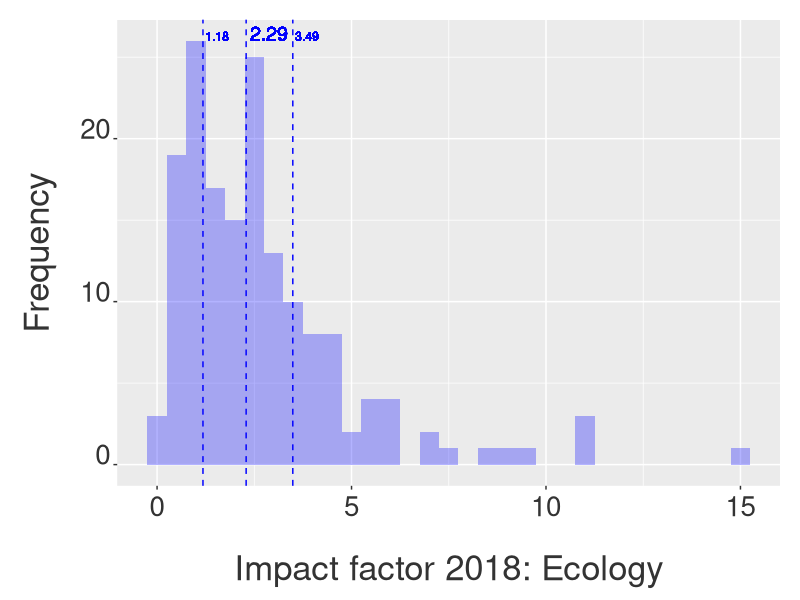
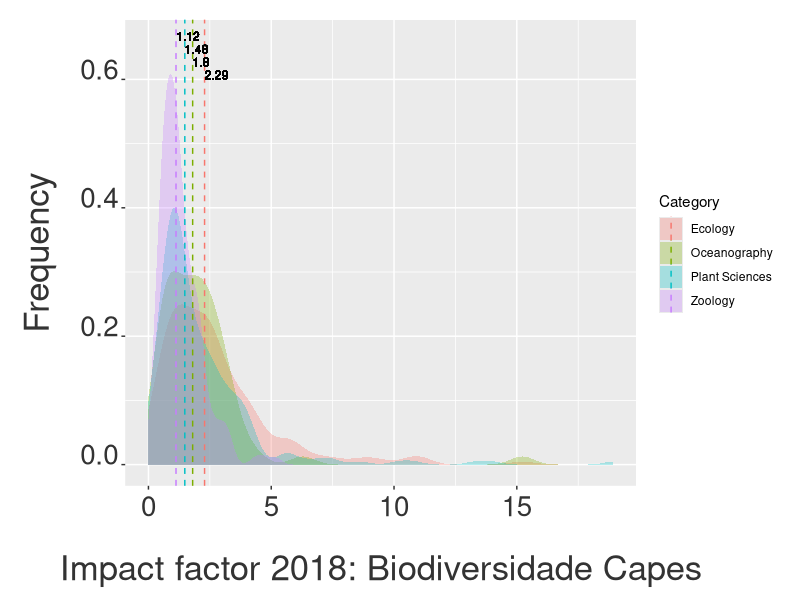

Here is the R script that generated these plots, in order:
#Set the workind directory
setwd(dirname(rstudioapi::getActiveDocumentContext()$path))

#Delete all previous objects
rm(list= ls())

#Load the packages
library("ggplot2")
#library("Hmisc")
#library("pastecs")
library("plyr")
#library("psych")
library("RColorBrewer")
library("reshape2")
library("tidyr")
library("vegan")


###############################################
##### Ecology
###############################################


#Create and inspect object
jcreco = read.delim("ecology.txt", na = "Not Available")
is.na(jcreco)
dim(jcreco)
colnames(jcreco)
head(jcreco)
class(jcreco$Journal.Impact.Factor)

#Summarise
jcreco.med <- summarise(jcreco, IFmedian = median(Journal.Impact.Factor, na.rm = T))
jcreco.med
eco.med = round(jcreco.med[1,1], digits = 2)
str(eco.med)

jcreco.qua1 <- summarise(jcreco, IFqua1 = quantile(Journal.Impact.Factor, na.rm = T))
class(jcreco.qua1)
str(jcreco.qua1)
eco.qua1 = round(jcreco.qua1[2,1], digits = 2)
str(eco.qua1)

jcreco.qua2 <- summarise(jcreco, IFqua2 = quantile(Journal.Impact.Factor, na.rm = T))
class(jcreco.qua2)
str(jcreco.qua2)
eco.qua2 = round(jcreco.qua2[4,1], digits = 2)
str(eco.qua2)

#Plot the histogram of impact factor
p1 = ggplot(jcreco, aes(x=Journal.Impact.Factor)) +
  geom_histogram(binwidth=.5, alpha=.3, fill = "blue", position="identity") +
  xlab("Impact factor 2018: Ecology") + 
  ylab("Frequency") +
  theme(axis.text.x = element_text(colour="grey20",size=20,angle=0,hjust=.5,vjust=.5,face="plain"),
        axis.text.y = element_text(colour="grey20",size=20,angle=0,hjust=1,vjust=0,face="plain"),
        axis.title.x = element_text(colour="grey20",size=25,angle=0,hjust=.5,vjust=0,face="plain"),
        axis.title.y = element_text(colour="grey20",size=25,angle=90,hjust=.5,vjust=.5,face="plain")) +
  theme(plot.margin = unit(c(0.5,0.5,0.5,0.5),"cm")) +
  theme(axis.title.y=element_text(margin=margin(0,20,0,0)),
        axis.title.x=element_text(margin=margin(20,0,0,0))) +
  geom_vline(data=jcreco.med, aes(xintercept=eco.med),
             linetype="dashed", size=0.5, color = "blue") +
  geom_text(aes(eco.med, 26, label = eco.med, angle = 0, hjust = -0.1, vjust = 0), size = 5, color = "blue") +
  geom_vline(data=jcreco.qua1, aes(xintercept=eco.qua1),
             linetype="dashed", size=0.5, color = "blue") +
  geom_text(aes(eco.qua1, 26, label = eco.qua1, angle = 0, hjust = -0.1, vjust = 0), size = 3, color = "blue") +
  geom_vline(data=jcreco.qua1, aes(xintercept=eco.qua2),
             linetype="dashed", size=0.5, color = "blue") +
  geom_text(aes(eco.qua2, 26, label = eco.qua2, angle = 0, hjust = -0.1, vjust = 0), size = 3, color = "blue")

p1
png(filename= "ecology 2018.png", res= 300,  height= 16, width=26, unit="cm")
p1
dev.off()


###############################################
##### Biodiversity
###############################################


#Create and inspect object
jcrbio = read.delim("biodiversity.txt", na = "Not Available")
is.na(jcrbio)
dim(jcrbio)
colnames(jcrbio)
head(jcrbio)

#Summarise
jcrbio.med <- ddply(jcrbio, "Category", summarise, IFmedian = median(Journal.Impact.Factor, na.rm = T))
jcrbio.med

eco.med = round(jcrbio.med[1,2], digits = 2)
oce.med = round(jcrbio.med[2,2], digits = 2)
pla.med = round(jcrbio.med[3,2], digits = 2)
zoo.med = round(jcrbio.med[4,2], digits = 2)


#Plot the histogram of impact factor
p2 = ggplot(jcrbio, aes(x=Journal.Impact.Factor, fill=Category)) +
  geom_density(alpha=.3, position="identity", color = F) +
  xlab("Impact factor 2018: Biodiversidade Capes") + 
  ylab("Frequency") +
  theme(axis.text.x = element_text(colour="grey20",size=20,angle=0,hjust=.5,vjust=.5,face="plain"),
        axis.text.y = element_text(colour="grey20",size=20,angle=0,hjust=1,vjust=0,face="plain"),
        axis.title.x = element_text(colour="grey20",size=25,angle=0,hjust=.5,vjust=0,face="plain"),
        axis.title.y = element_text(colour="grey20",size=25,angle=90,hjust=.5,vjust=.5,face="plain")) +
  theme(plot.margin = unit(c(0.5,0.5,0.5,0.5),"cm")) +
  theme(axis.title.y=element_text(margin=margin(0,20,0,0)),
        axis.title.x=element_text(margin=margin(20,0,0,0))) +
  geom_vline(data=jcrbio.med, aes(xintercept=IFmedian,  colour=Category),
             linetype="dashed", size=0.5) +
  geom_text(aes(eco.med, 0.60, label = eco.med, angle = 0, hjust = 0, vjust = 0), size = 3) +
  geom_text(aes(oce.med, 0.62, label = oce.med, angle = 0, hjust = 0, vjust = 0), size = 3) +
  geom_text(aes(pla.med, 0.64, label = pla.med, angle = 0, hjust = 0, vjust = 0), size = 3) +
  geom_text(aes(zoo.med, 0.66, label = zoo.med, angle = 0, hjust = 0, vjust = 0), size = 3)

p2
png(filename= "biodiversity 2018.png", res= 300,  height= 16, width=26, unit="cm")
p2
dev.off()
